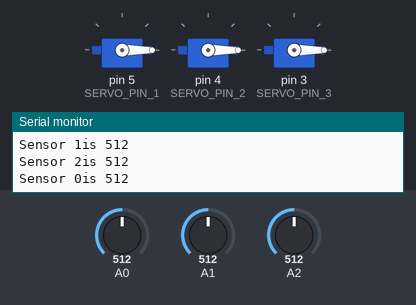
This sketch was run on a simulated Arduino Uno, built with avr-gcc and run on an emulated ATmega328P. Parts: 3 × servo, the last lines printed to the serial monitor. The inputs (shaded band) are chosen by the test bench; at power-on: A0 = 512, A1 = 512, A2 = 512.

Above: at 1.2 s.
1.3 s: A0 set to 789
4.3 s: A0 set to 814
At 4.8 s:
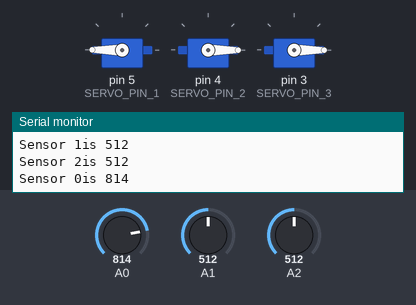
5.8 s: A1 set to 785
7.3 s: A1 set to 813
At 8.1 s:
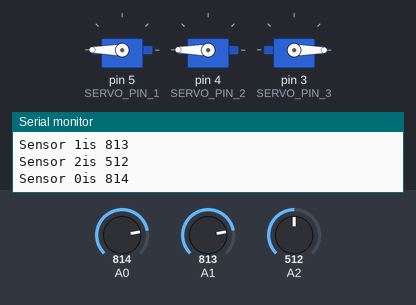
8.8 s: A2 set to 789
11.8 s: A2 set to 818
At 12.5 s:
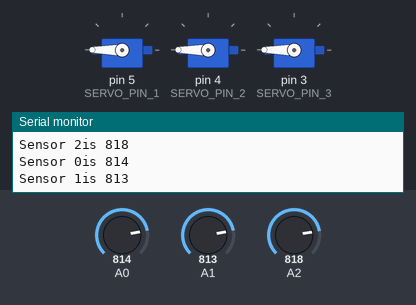
Timing chart, 0 to 14.3 s (numbered marks = the images above; inputs shaded):
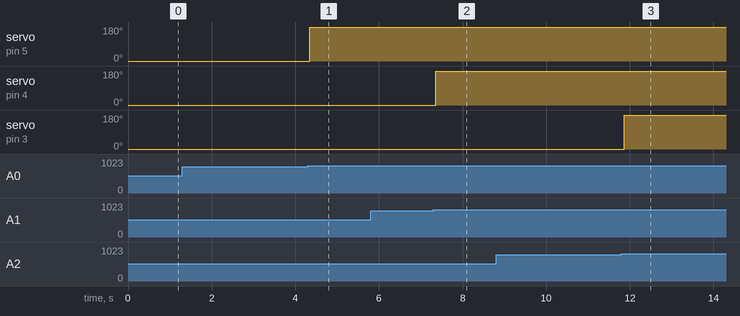

The sketch:

mirrormotion.ino
```cpp
#include <Servo.h>
/* Photocell simple testing sketch.

Connect one end of the photocell to 5V, the other end to Analog 0.
Then connect one end of a 10K resistor from Analog 0 to ground
Connect LED from pin 11 through a resistor to ground
For more information see http://learn.adafruit.com/photocells
Wooden Mirror sketch created on Novemeber 9th, 2015
Iteration No.2 control 3 photoresistors + 3 servo motors (180 degree)
servo arrangement in a column
1 -> top
2 -> middle
3 -> bottom
*/

#define DEBUG 0

#define NUM_PR 3 // numbers of photoresistors
#define PR_THRESHOLD 800

#define SERVO_PIN_1 5
#define SERVO_PIN_2 4
#define SERVO_PIN_3 3

/* push distance is rated by the proximity between the person and the frame
0 -> initial position,
1 -> close
2 -> regular
3 -> far
*/
#define INIT_POS 0
#define PUSH_DIS_1 60
#define PUSH_DIS_2 120
#define PUSH_DIS_3 180

int lastServoPos1 = INIT_POS;
int lastServoPos2 = INIT_POS;
int lastServoPos3 = INIT_POS;

Servo servo1;
Servo servo2;
Servo servo3;

void setup(void) {
  Serial.begin(9600);

  servo1.attach(SERVO_PIN_1);
  servo2.attach(SERVO_PIN_2);
  servo3.attach(SERVO_PIN_3);

  servo1.write(INIT_POS);
  servo2.write(INIT_POS);
  servo3.write(INIT_POS);
}

void loop(void) {
  if (DEBUG) {
    int prVal = 0;
    for (int j=0; j<NUM_PR; j++) {
      prVal = analogRead(j);
      Serial.print("Sensor ");
      Serial.print(j);
      Serial.print("is ");
      Serial.println(prVal);
    }
  } else {
    int prVal = 0;
    for (int i=0; i<NUM_PR; i++) {
      prVal = analogRead(i);

      Serial.print("Sensor ");
      Serial.print(i);
      Serial.print("is ");
      Serial.println(prVal);

      square_motion(i, prVal);
    }
  }
}

/* take photoresistor readings and convert them to servo motor position values
decelerate if it is moving backwards */
void square_motion(int pr, int prVal) {
  int servoPos = compute_distance(prVal);
  switch (pr) {
    case 0: // servo motor 1
      if (servoPos > lastServoPos1) {
        servo1.write(servoPos);
      } else {
        int updateInterval = 15;
        unsigned long lastUpdate;
//        Serial.print("current time is ");
//        Serial.println(millis());

        // if last servo position is further, slowly move back
        for (int i = lastServoPos1; i >= servoPos; i --) {
          if ((millis() - lastUpdate) > updateInterval) {
            lastUpdate = millis();
//            Serial.print("last time is ");
//            Serial.println(lastUpdate);
            if (i <= (lastServoPos1 - servoPos)*0.2) {
              updateInterval *= 0.8;
            }
            servo1.write(i);
          }
        }
      }

      lastServoPos1 = servoPos;
      break;
    case 1: // servo motor 2
      if (servoPos > lastServoPos2) {
        servo2.write(servoPos);
      } else {
        int updateInterval = 10;
        unsigned long lastUpdate;
        // if last servo position is further, slowly move back
        for (int i = lastServoPos2; i >= servoPos; i --) {
          if ((millis() - lastUpdate) > updateInterval) {
            lastUpdate = millis();
            if (i <= (lastServoPos2 - servoPos)*0.2) {
              updateInterval *= 0.8;
            }
            servo2.write(i);
          }
        }
      }

      lastServoPos2 = servoPos;
      break;
    case 2: // servo motor 3
      if (servoPos > lastServoPos3) {
        servo3.write(servoPos);
      } else {
        int updateInterval = 15;
        unsigned long lastUpdate;
        // if last servo position is further, slowly move back
        for (int i = lastServoPos3; i >= servoPos; i --) {
          if ((millis() - lastUpdate) > updateInterval) {
            lastUpdate = millis();
            if (i <= (lastServoPos3 - servoPos)*0.2) {
              updateInterval *= 0.8;
            }
            servo3.write(i);
          }
        }
      }

      lastServoPos3 = servoPos;
      break;
    default:
      break;
  }
}

/* map photoresistor value to motor value, the brighter the greater the motor value gets */
int compute_distance(int prVal) {
  if (prVal <= PR_THRESHOLD) {
    return INIT_POS;
  } else {
    return PUSH_DIS_3;
  }
}
```

Measured:
- the behaviour switches between 800 and 801 on A0 (found by bisection; images 0 and 1)
- the behaviour switches between 800 and 801 on A1 (found by bisection; images 1 and 2)
- the behaviour switches between 800 and 801 on A2 (found by bisection; images 2 and 3)
- after the input at 4.3 s, servo on pin 5 (SERVO_PIN_1): 0° → 180° at once
- after the input at 7.3 s, servo on pin 4 (SERVO_PIN_2): 0° → 180° after 0.05 s
- after the input at 11.8 s, servo on pin 3 (SERVO_PIN_3): 0° → 180° after 0.06 s
